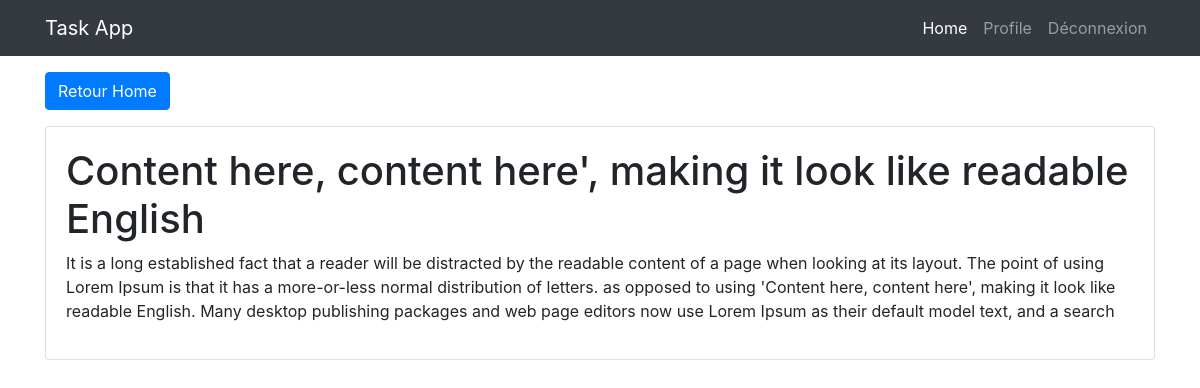
The page /task/2/ (signed in) on the database its author committed.
### task/models.py (models this page shows, shortened)
class Task(models.Model):
    task = models.CharField(max_length=200)
    content = models.TextField()
    active = models.BooleanField(default=False)
    created = models.DateTimeField(auto_now_add=True)

### task/views.py (the view)
# urls.py: path('task/<int:task_id>/', views.task_detail, name="task-detail"),
@login_required
def task_detail(request, task_id):
    task = get_object_or_404(Task, pk=task_id)
    context = {'task': task}
    return render(request, "task/task_detail.html", context)

### task/templates/task/task_detail.html
{% extends "layout/base.html" %}
{% block content %}
<section class="my-3">
    <div class="container">
        <div class="row">
            <div class="col-md-12">
                <a href="{% url 'home' %}" class="btn btn-primary mb-3">Retour Home</a>
                <div class="card card-body">
                    <h1>{{ task.task }}</h1>
                    <p>{{ task.content }}</p>
                </div>
            </div>
        </div>
    </div>
</section>
{% endblock content %}

### rows shown on the page
Task: task "Content here, content here', making it look like readable English", content "It is a long established fact that a reader will be distracted by the readable content of a page when looking at its layout. The point of using Lorem Ipsum is that it has a more-or-less normal distribution of letters. as opposed to using 'Content here, content here', making it look like readable English. Many desktop publishing packages and web page editors now use Lorem Ipsum as their default model text, and a search"
